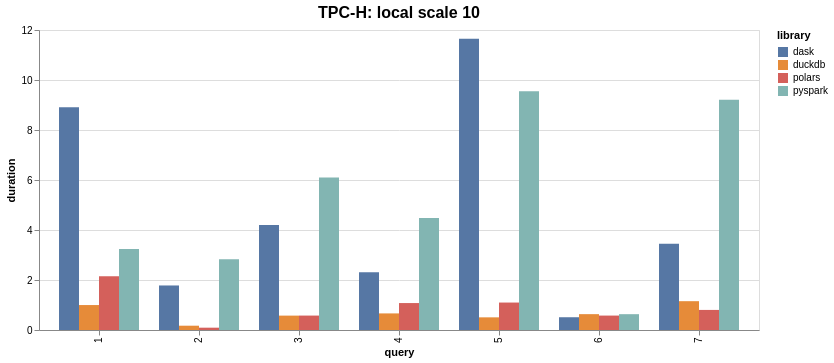

The Vega-Lite source for this figure:
### Vega-Lite specification from a JSON file in a GitHub repository (floating-point values rounded to 4 significant figures)
{"config": {"view": {"continuousWidth": 300, "continuousHeight": 300}, "title": {"fontSize": 16}}, "data": {"name": "data-da62f9b40ea96a3e8a8a0f7c7f6246fa"}, "mark": {"type": "bar"}, "encoding": {"color": {"field": "library", "scale": {"domain": ["dask", "duckdb", "polars", "pyspark"], "range": ["#5677a4ff", "#e68b39ff", "#d4605bff", "#82b5b2ff"]}, "type": "nominal"}, "tooltip": [{"field": "library", "type": "nominal"}, {"field": "duration", "type": "quantitative"}], "x": {"field": "query", "type": "nominal"}, "xOffset": {"field": "library", "type": "nominal"}, "y": {"field": "duration", "type": "quantitative"}}, "title": "TPC-H: local scale 10", "$schema": "https://vega.github.io/schema/vega-lite/v5.15.1.json", "datasets": {"data-da62f9b40ea96a3e8a8a0f7c7f6246fa": [{"name": "monday", "duration": 8.912, "library": "dask", "query": 1, "scale": 10}, {"name": "monday", "duration": 1.781, "library": "dask", "query": 2, "scale": 10}, {"name": "monday", "duration": 4.197, "library": "dask", "query": 3, "scale": 10}, {"name": "monday", "duration": 2.313, "library": "dask", "query": 4, "scale": 10}, {"name": "monday", "duration": 11.65, "library": "dask", "query": 5, "scale": 10}, {"name": "monday", "duration": 0.5106, "library": "dask", "query": 6, "scale": 10}, {"name": "monday", "duration": 3.453, "library": "dask", "query": 7, "scale": 10}, {"name": "monday", "duration": 0.998, "library": "duckdb", "query": 1, "scale": 10}, {"name": "monday", "duration": 0.172, "library": "duckdb", "query": 2, "scale": 10}, {"name": "monday", "duration": 0.5754, "library": "duckdb", "query": 3, "scale": 10}, {"name": "monday", "duration": 0.6639, "library": "duckdb", "query": 4, "scale": 10}, {"name": "monday", "duration": 0.5063, "library": "duckdb", "query": 5, "scale": 10}, {"name": "monday", "duration": 0.6339, "library": "duckdb", "query": 6, "scale": 10}, {"name": "monday", "duration": 1.153, "library": "duckdb", "query": 7, "scale": 10}, {"name": "monday", "duration": 2.147, "library": "polars", "query": 1, "scale": 10}, {"name": "monday", "duration": 0.09283, "library": "polars", "query": 2, "scale": 10}, {"name": "monday", "duration": 0.577, "library": "polars", "query": 3, "scale": 10}, {"name": "monday", "duration": 1.078, "library": "polars", "query": 4, "scale": 10}, {"name": "monday", "duration": 1.098, "library": "polars", "query": 5, "scale": 10}, {"name": "monday", "duration": 0.5772, "library": "polars", "query": 6, "scale": 10}, {"name": "monday", "duration": 0.8031, "library": "polars", "query": 7, "scale": 10}, {"name": "monday", "duration": 3.236, "library": "pyspark", "query": 1, "scale": 10}, {"name": "monday", "duration": 2.83, "library": "pyspark", "query": 2, "scale": 10}, {"name": "monday", "duration": 6.099, "library": "pyspark", "query": 3, "scale": 10}, {"name": "monday", "duration": 4.477, "library": "pyspark", "query": 4, "scale": 10}, {"name": "monday", "duration": 9.549, "library": "pyspark", "query": 5, "scale": 10}, {"name": "monday", "duration": 0.6331, "library": "pyspark", "query": 6, "scale": 10}, {"name": "monday", "duration": 9.211, "library": "pyspark", "query": 7, "scale": 10}]}}
